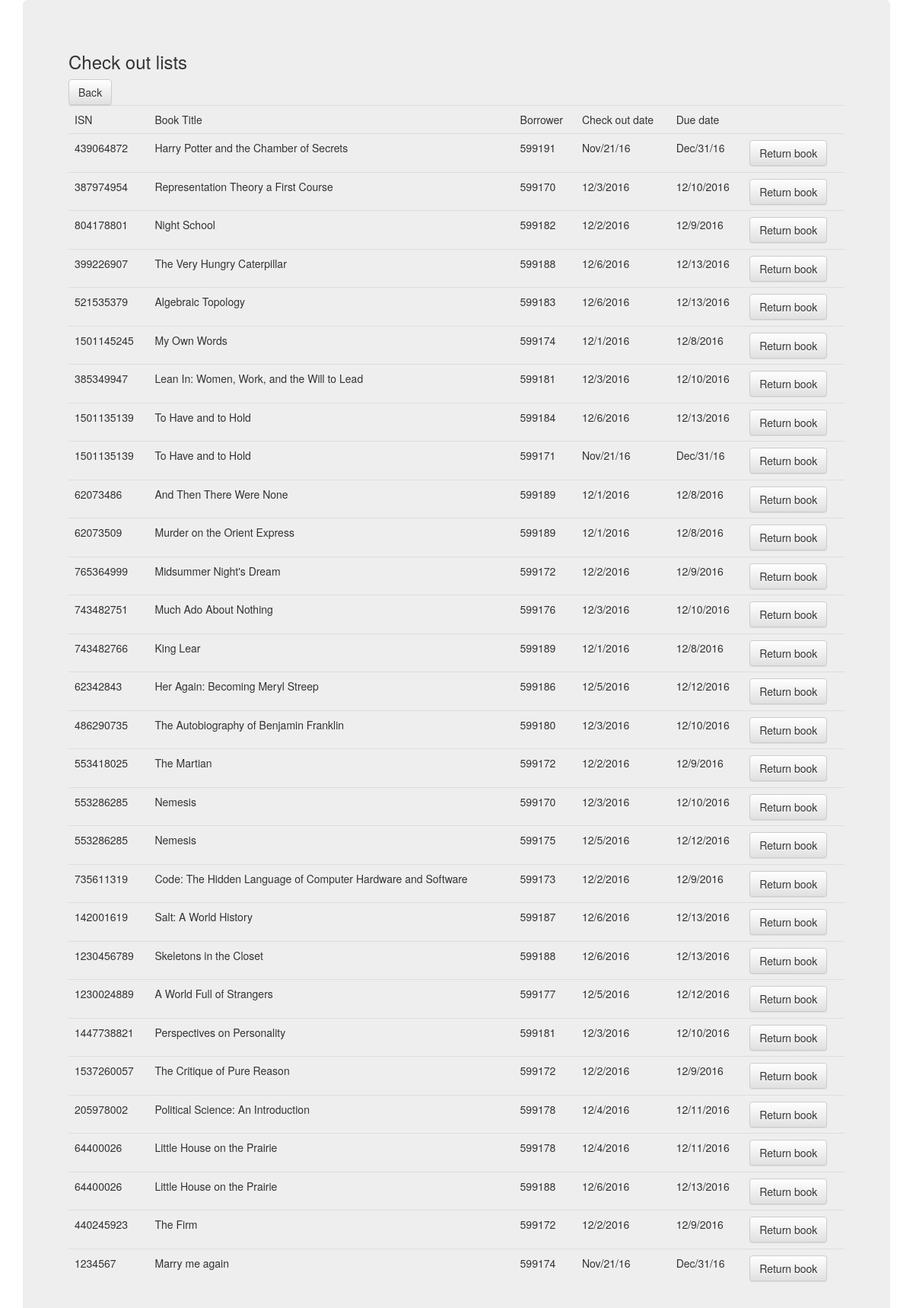
Screenshot of /mingyuanDB/checkoutlist.php with the database file from the repository.
### tables this page shows
CREATE TABLE `check_outs` (
  `serial_number` int(11) NOT NULL,
  `member_id` int(11) NOT NULL,
  `check_out_date` varchar(40) NOT NULL,
  `due_date` varchar(40) NOT NULL
);

CREATE TABLE `book` (
  `book_id` int(11) NOT NULL,
  `Author_id` int(11) NOT NULL,
  `publisher_id` int(11) NOT NULL,
  `subject_id` int(100) NOT NULL,
  `title` varchar(100) NOT NULL,
  `year` int(11) NOT NULL
);

### mingyuanDB/checkoutlist.php (the view, shortened to what this page needs)
<!DOCTYPE html PUBLIC "-//W3C//DTD XHTML 1.0 Transitional//EN" "http://www.w3.org/TR/xhtml1/DTD/xhtml1-transitional.dtd">
<html xmlns="http://www.w3.org/1999/xhtml">
<head>
    <link rel="stylesheet" href="https://maxcdn.bootstrapcdn.com/bootstrap/3.3.6/css/bootstrap.min.css" />
    <link rel="stylesheet" href="https://maxcdn.bootstrapcdn.com/bootstrap/3.3.6/css/bootstrap-theme.min.css" />
</head>
<div class="container">
    <div class="jumbotron">
        <?php
require 'database/connect.php';
$sql = "select * from check_outs,copy,book where book.book_id = copy.book_id and copy.serial_number = check_outs.serial_number";
$result = mysqli_query($conn,$sql);
echo "<h3>Check out lists</h3>";
echo "<a href='employeeIndex.php'><button class='btn btn-default'>Back</button></a>";
if (mysqli_num_rows($result) == 0){
    echo "<p>No checkouts</p>";
    mysqli_free_result($result);
    mysqli_close($conn);
}
else{
    echo "<table class='table'>";
    echo        "<tr><td>ISN</td><td>Book Title</td><td>Borrower</td><td>Check out date</td><td>Due date</td><td></td></tr>";
    while($row = $result->fetch_assoc()) {
		echo "<form action='returnbook.php' method='post'><input type='text' name='serial_number' style='display:none;' value=".$row["serial_number"]." />";
        echo "<tr><td>" .
        $row["book_id"]. " </td><td> " .
        $row["title"]. "</td><td>".
        $row["member_id"]. "</td><td>".
        $row["check_out_date"]. "</td><td>" .
        $row["due_date"].  "</td><td>".
        "<button type='submit' class='btn btn-default'>Return book</button>"."</td><tr>";
		echo "</form>";
    }
    echo  "</table>";
}
        ?>
    </div>
</div>
</html>

### rows the page displays
check_outs: book.book_id "439064872", book.title "Harry Potter and the Chamber of Secrets", member "599191", check_out_date "Nov/21/16", due_date "Dec/31/16"
check_outs: book.book_id "387974954", book.title "Representation Theory a First Course", member "599170", check_out_date "12/3/2016", due_date "12/10/2016"
check_outs: book.book_id "804178801", book.title "Night School", member "599182", check_out_date "12/2/2016", due_date "12/9/2016"
check_outs: book.book_id "399226907", book.title "The Very Hungry Caterpillar", member "599188", check_out_date "12/6/2016", due_date "12/13/2016"
check_outs: book.book_id "521535379", book.title "Algebraic Topology", member "599183", check_out_date "12/6/2016", due_date "12/13/2016"
check_outs: book.book_id "1501145245", book.title "My Own Words", member "599174", check_out_date "12/1/2016", due_date "12/8/2016"
check_outs: book.book_id "385349947", book.title "Lean In: Women, Work, and the Will to Lead", member "599181", check_out_date "12/3/2016", due_date "12/10/2016"
check_outs: book.book_id "1501135139", book.title "To Have and to Hold", member "599184", check_out_date "12/6/2016", due_date "12/13/2016"
check_outs: book.book_id "1501135139", book.title "To Have and to Hold", member "599171", check_out_date "Nov/21/16", due_date "Dec/31/16"
check_outs: book.book_id "62073486", book.title "And Then There Were None", member "599189", check_out_date "12/1/2016", due_date "12/8/2016"
check_outs: book.book_id "62073509", book.title "Murder on the Orient Express", member "599189", check_out_date "12/1/2016", due_date "12/8/2016"
check_outs: book.book_id "765364999", book.title "Midsummer Night's Dream", member "599172", check_out_date "12/2/2016", due_date "12/9/2016"
check_outs: book.book_id "743482751", book.title "Much Ado About Nothing", member "599176", check_out_date "12/3/2016", due_date "12/10/2016"
check_outs: book.book_id "743482766", book.title "King Lear", member "599189", check_out_date "12/1/2016", due_date "12/8/2016"
check_outs: book.book_id "62342843", book.title "Her Again: Becoming Meryl Streep", member "599186", check_out_date "12/5/2016", due_date "12/12/2016"
check_outs: book.book_id "486290735", book.title "The Autobiography of Benjamin Franklin", member "599180", check_out_date "12/3/2016", due_date "12/10/2016"
check_outs: book.book_id "553418025", book.title "The Martian", member "599172", check_out_date "12/2/2016", due_date "12/9/2016"
check_outs: book.book_id "553286285", book.title "Nemesis", member "599170", check_out_date "12/3/2016", due_date "12/10/2016"
check_outs: book.book_id "553286285", book.title "Nemesis", member "599175", check_out_date "12/5/2016", due_date "12/12/2016"
check_outs: book.book_id "735611319", book.title "Code: The Hidden Language of Computer Hardware and Software", member "599173", check_out_date "12/2/2016", due_date "12/9/2016"
check_outs: book.book_id "142001619", book.title "Salt: A World History", member "599187", check_out_date "12/6/2016", due_date "12/13/2016"
check_outs: book.book_id "1230456789", book.title "Skeletons in the Closet", member "599188", check_out_date "12/6/2016", due_date "12/13/2016"
check_outs: book.book_id "1230024889", book.title "A World Full of Strangers", member "599177", check_out_date "12/5/2016", due_date "12/12/2016"
check_outs: book.book_id "1447738821", book.title "Perspectives on Personality", member "599181", check_out_date "12/3/2016", due_date "12/10/2016"
check_outs: book.book_id "1537260057", book.title "The Critique of Pure Reason", member "599172", check_out_date "12/2/2016", due_date "12/9/2016"
check_outs: book.book_id "205978002", book.title "Political Science: An Introduction", member "599178", check_out_date "12/4/2016", due_date "12/11/2016"
check_outs: book.book_id "64400026", book.title "Little House on the Prairie", member "599178", check_out_date "12/4/2016", due_date "12/11/2016"
check_outs: book.book_id "64400026", book.title "Little House on the Prairie", member "599188", check_out_date "12/6/2016", due_date "12/13/2016"
check_outs: book.book_id "440245923", book.title "The Firm", member "599172", check_out_date "12/2/2016", due_date "12/9/2016"
check_outs: book.book_id "1234567", book.title "Marry me again", member "599174", check_out_date "Nov/21/16", due_date "Dec/31/16"
